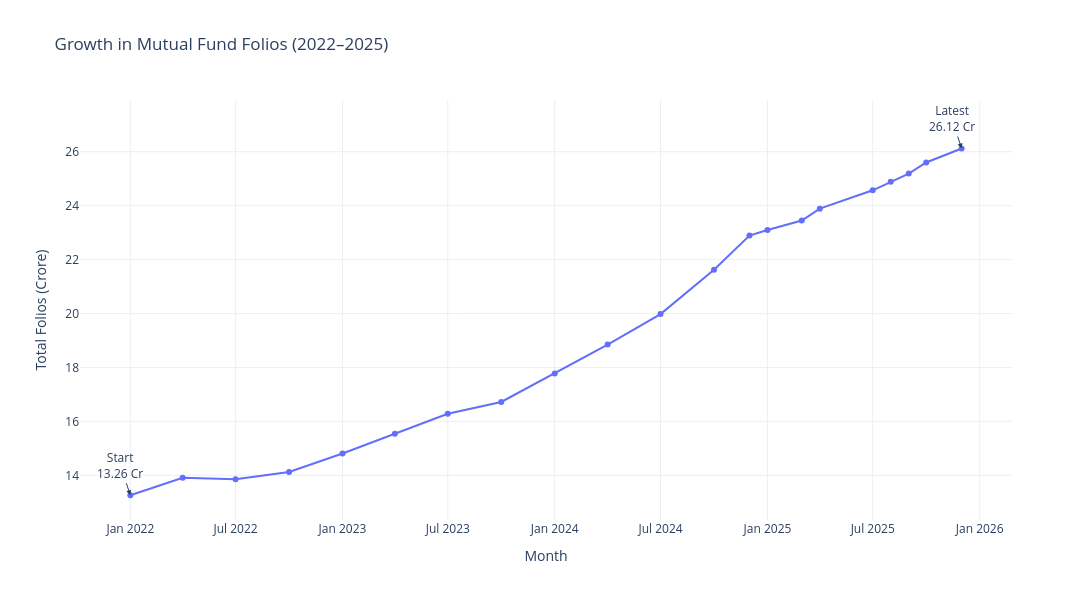

Notebook source saved alongside this figure:
### Code cell
fig = px.line(
    folio,
    x="month",
    y="total_folios_crore",
    markers=True,
    title="Growth in Mutual Fund Folios (2022–2025)",
    labels={
        "month": "Month",
        "total_folios_crore": "Total Folios (Crore)"
    }
)

# First milestone
fig.add_annotation(
    x=folio.iloc[0]["month"],
    y=folio.iloc[0]["total_folios_crore"],
    text=f"Start<br>{folio.iloc[0]['total_folios_crore']:.2f} Cr",
    showarrow=True,
    arrowhead=2
)

# Final milestone
fig.add_annotation(
    x=folio.iloc[-1]["month"],
    y=folio.iloc[-1]["total_folios_crore"],
    text=f"Latest<br>{folio.iloc[-1]['total_folios_crore']:.2f} Cr",
    showarrow=True,
    arrowhead=2
)

fig.update_layout(
    template="plotly_white",
    width=1200,
    height=600
)

fig.write_html(
    REPORT_DIR / "folio_growth.html"
)

fig.show()

### Figure 1 — Plotly figure (JSON) as saved in the notebook; plotly's stock layout.template omitted (floating-point values rounded to 4 significant figures)
{"data": [{"hovertemplate": "Month=%{x}<br>Total Folios (Crore)=%{y}<extra></extra>", "legendgroup": "", "line": {"color": "#636efa", "dash": "solid"}, "marker": {"symbol": "circle"}, "mode": "lines+markers", "name": "", "orientation": "v", "showlegend": false, "type": "scatter", "x": ["2022-01-01T00:00:00.000000", "2022-04-01T00:00:00.000000", "2022-07-01T00:00:00.000000", "2022-10-01T00:00:00.000000", "2023-01-01T00:00:00.000000", "2023-04-01T00:00:00.000000", "2023-07-01T00:00:00.000000", "2023-10-01T00:00:00.000000", "2024-01-01T00:00:00.000000", "2024-04-01T00:00:00.000000", "2024-07-01T00:00:00.000000", "2024-10-01T00:00:00.000000", "2024-12-01T00:00:00.000000", "2025-01-01T00:00:00.000000", "2025-03-01T00:00:00.000000", "2025-04-01T00:00:00.000000", "2025-07-01T00:00:00.000000", "2025-08-01T00:00:00.000000", "2025-09-01T00:00:00.000000", "2025-10-01T00:00:00.000000", "2025-12-01T00:00:00.000000"], "xaxis": "x", "y": [13.26, 13.91, 13.85, 14.12, 14.81, 15.54, 16.28, 16.72, 17.78, 18.85, 19.98, 21.62, 22.89, 23.1, 23.45, 23.89, 24.57, 24.89, 25.19, 25.6, 26.12], "yaxis": "y"}], "layout": {"annotations": [{"arrowhead": 2, "showarrow": true, "text": "Start<br>13.26 Cr", "x": "2022-01-01T00:00:00", "y": 13.26}, {"arrowhead": 2, "showarrow": true, "text": "Latest<br>26.12 Cr", "x": "2025-12-01T00:00:00", "y": 26.12}], "height": 600, "legend": {"tracegroupgap": 0}, "title": {"text": "Growth in Mutual Fund Folios (2022–2025)"}, "width": 1200, "xaxis": {"anchor": "y", "domain": [0, 1], "title": {"text": "Month"}}, "yaxis": {"anchor": "x", "domain": [0, 1], "title": {"text": "Total Folios (Crore)"}}}}
